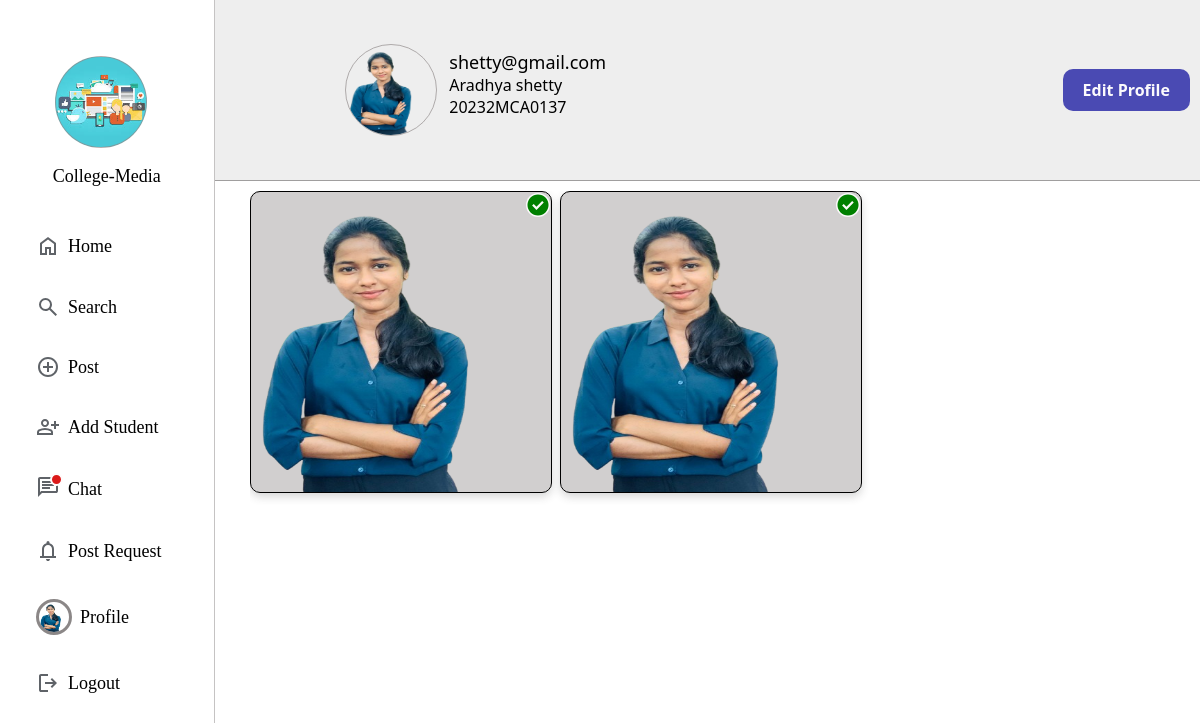
Page /staff_dash/staff_profile (signed in) on the committed database.
### staff_app/models.py (models this page shows, shortened)
class Student(models.Model):
    user = models.OneToOneField(CoustomUser, on_delete=models.CASCADE)
    roll_number = models.CharField(max_length=15, unique=True)
    email = models.EmailField(unique=True)
    name=models.CharField(max_length=30, blank=True)
    section=models.CharField(max_length=10, blank=True)
    school=models.CharField(max_length=100, blank=True)
    dob=models.CharField(max_length=20, blank=True)
    profile_image=models.ImageField(upload_to='profile_image/', blank=True, null=True)

### user_app/models.py (models this page shows, shortened)
class Post(models.Model):
    student = models.ForeignKey(Student, on_delete=models.CASCADE)
    content = models.TextField()
    image = models.ImageField(upload_to='posts/', blank=True, null=True)
    is_approved = models.BooleanField(default=False)
    created_at = models.DateTimeField(auto_now_add=True)

### staff_app/views.py (the view, shortened to what this page needs)
# urls.py: path("staff_profile",views.staff_profile,name="staff_profile"),
def staff_profile(request):
    user=request.user
    student_info=Student.objects.get(user=user)
    post=Post.objects.filter(student__roll_number=student_info.user)
    return render(request,"staff_pages/staff_profile.html",{'student_info':student_info,'posts':post})

### staff_app/context_processors.py (called while the page is built)
def student_profile(request):
    if request.user.is_authenticated:
        try:
            student = Student.objects.get(user=request.user)
            return {'student_profile': student}
        except Student.DoesNotExist:
            return {}  # No Student instance found
    return {}

### staff_app/models.py (called while the page is built)
    def __str__(self):
        return self.username

### templates/staff_pages/staff_profile.html (shortened to what this page needs)
{% extends "staff_pages/staff_base.html" %}
{% load static %}
    {% block content %}
    <div class="right">
        <div class="right-top">
            <div class="right-profile">
                {% if student_info.profile_image %}
                <img class="profile-image" src="{{ student_info.profile_image.url }}">
                {% else %}
                <div id="profile-image-placeholder-large">
                    {{ student_info.name|slice:":2"|upper }}
                </div>
                {% endif %}
                <ul>
                    <li><label>{{ student_info.email}}</label></li>
                    <li><label>{{ student_info.name}}</label></li>
                    <li><label>{{ student_info.roll_number}}</label></li>
                </ul>
            </div>
            <div class="edit">
                <button class="editBtn">Edit Profile</button>
            </div>
        </div>
        <div class="right-bottom">
            {% if posts %}
            <div class="post-inside-profile">
                {% for post in posts %}
                {% if post.is_approved %}
                <div class="approved-post"><img id="post" src="{{ post.image.url }}"
                        onclick="showpost('{{ post.image.url }}','{{post.id}}',)" class="post" alt="Posts">
                    <div class="div-svg-approve"><span class="span-svg-approve">Approved</span>
                    </div>
                </div>
                {% endif %}
                {% endfor%}
            </div>
        {% endif %}
    </div>
    {% endblock content %}

### templates/staff_pages/staff_base.html (shortened to what this page needs)
{% load static %}
<!DOCTYPE html>
<html lang="en">
<head>
    <link rel="stylesheet" href="https://cdnjs.cloudflare.com/ajax/libs/font-awesome/4.7.0/css/font-awesome.min.css">
</head>
<body>
    <div class="left">
        <ul>
            <li>
                <div class="logo-image"></div>
                <p class="logo-name">College-Media</p>
            </li>
            <li class="menu-items" onclick="window.location='/staff_dash/home/'">
                <svg xmlns="http://www.w3.org/2000/svg" height="26px" viewBox="0 -960 960 960" width="24px"
                    fill="#5f6368">
                    <path class="icon"
                        d="M240-200h120v-240h240v240h120v-360L480-740 240-560v360Zm-80 80v-480l320-240 320 240v480H520v-240h-80v240H160Zm320-350Z" />
                </svg>
                <a href="/staff_dash/home/">Home</a>
            </li>
            <li class="menu-items" onclick="window.location='/search_student'">
                <a href="/search_student">Search</a>
            </li>
            <li class="menu-items" onclick="window.location='/add_post/'">
                <a href="/add_post/">Post</a>
            </li>
            <li class="menu-items" onclick="window.location='/staff_dash/option_student_add/'">
                <a href="/staff_dash/option_student_add/">Add Student</a>
            </li>
            <li class="menu-items" onclick="window.location='/chat_app/chat'">
                 <div id="chat-unread" class="chat-dot">
                     <div class="chat-dot-svg"></div>
                 </div>
                 <a href="/chat_app/chat">Chat</a>
             </li>
            <li class="menu-items" onclick="window.location='/staff_dash/staff_post_request'">
                <a href="/staff_dash/staff_post_request">Post Request</a>
            </li>
            <li class="menu-items" onclick="window.location='/staff_dash/staff_profile'">
                {% if user.is_authenticated and student_profile %}
                {% if student_profile.profile_image %}
                <div class="profile"><img src="{{ student_profile.profile_image.url }}" class="img1"></div>
                <a href="/staff_dash/staff_profile">Profile</a>
                {% else %}
                <div id="profile-image-placeholder" onclick="window.location='/staff_dash/staff_profile'">
                    {{ student_profile.name|slice:":2"|upper }}
                </div>
                <a href="/staff_dash/staff_profile">Profile</a>
                {% endif %}
                {% else %}
                <a href="{% url 'login' %}">Login</a>
                {% endif %}
            </li>
            <li class="menu-items" onclick="window.location='/logout'">
                <svg xmlns="http://www.w3.org/2000/svg" height="24px" viewBox="0 -960 960 960" width="24px"
                    fill="#5f6368">
                    <path class="icon"
                        d="M200-120q-33 0-56.5-23.5T120-200v-560q0-33 23.5-56.5T200-840h280v80H200v560h280v80H200Zm440-160-55-58 102-102H360v-80h327L585-622l55-58 200 200-200 200Z" />
                </svg>
                <a href="/logout">Logout</a>
            </li>
        </ul>
    </div>
    {% block content %}{% endblock content %}
    </div>
</body>
</html>

### rows in the picture
Student: profile_image (picture), email "shetty@gmail.com", name "Aradhya shetty", roll_number "20232MCA0137"
Post: image (picture)
Post: image (picture)
